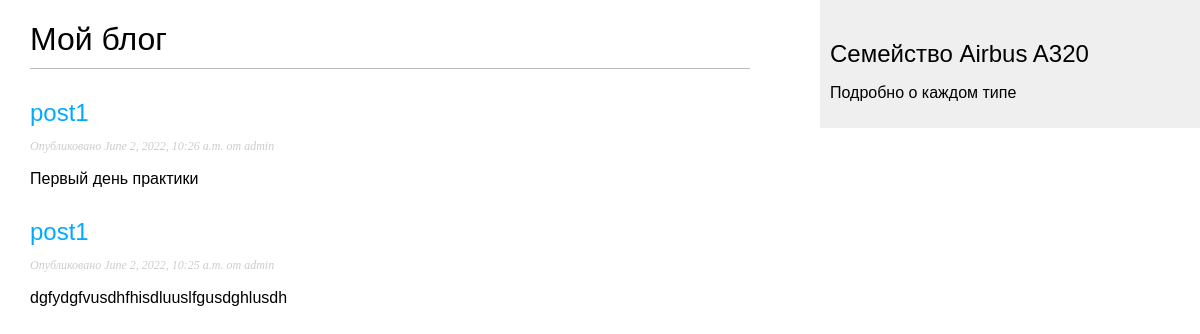
/blog/, run on an earlier commit of the app's database.
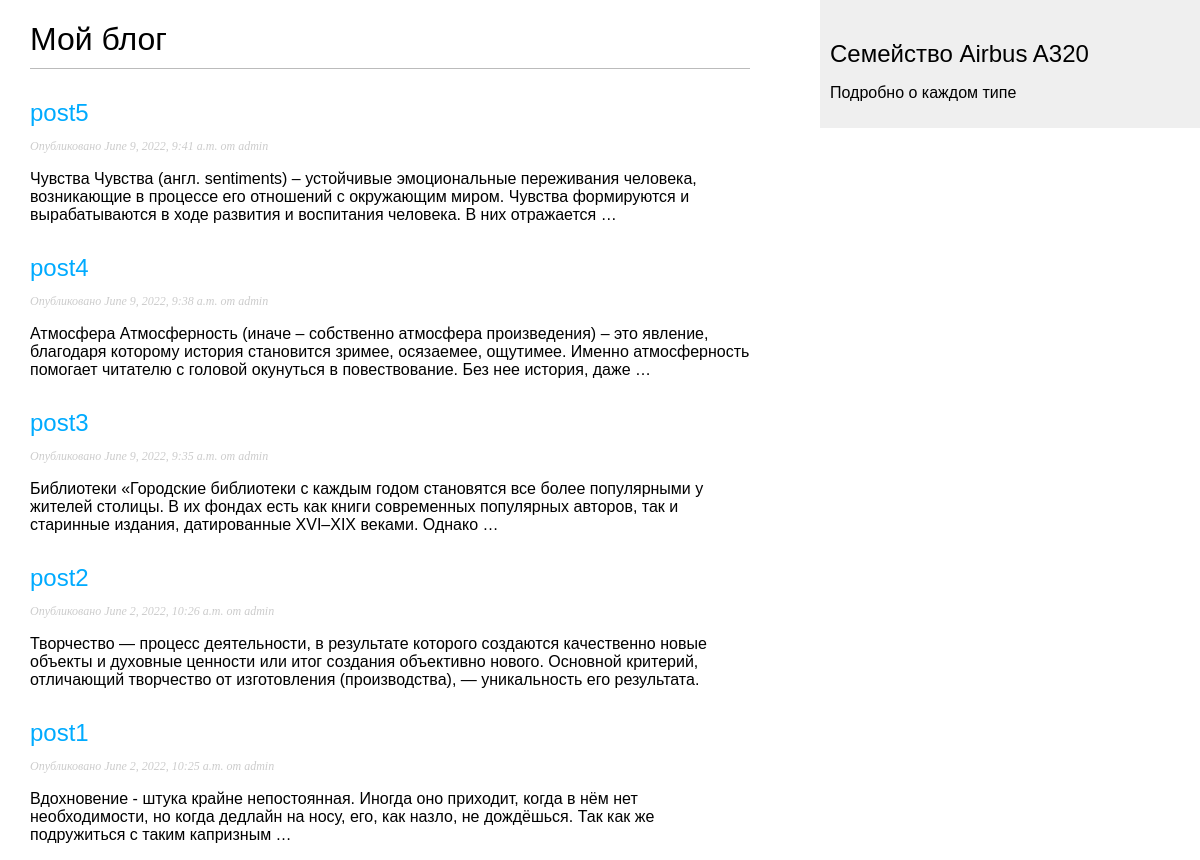
And on a later commit of the database.
### blog/models.py (models this page shows, shortened)
class Post(models.Model):
    class Status(models.TextChoices):
        DRAFT = 'DF', 'Draft'
        PUBLISHED = 'PB', 'Published'
    title = models.CharField(max_length=250)
    slug = models.SlugField(max_length=250)
    author = models.ForeignKey(User,on_delete=models.CASCADE,related_name='blog_posts')
    body = models.TextField()
    publish = models.DateTimeField(default=timezone.now)
    created = models.DateTimeField(auto_now_add=True)
    updated = models.DateTimeField(auto_now=True)
    status = models.CharField(max_length=2,choices=Status.choices,default=Status.DRAFT)
    objects = models.Manager() # The default manager.
    published = PublishedManager() # Our custom manager.
    class Meta:
        ordering = ['-publish']
        indexes = [
            models.Index(fields=['-publish']),
        ]

### blog/views.py (the view)
# urls.py: path('', views.post_list, name='post_list'),
def post_list(request):
    posts = Post.published.all()
    return render(request,
        'blog/post/list.html',
        {'posts': posts})

### blog/models.py (called while the page is built)
    def get_queryset(self):
        return super().get_queryset()\
            .filter(status=Post.Status.PUBLISHED)

### blog/templates/blog/post/list.html (shortened to what this page needs)
{% extends "blog/base.html" %}
{% block content %}
 <h1>Мой блог</h1>
 {% for post in posts %}
 <h2>
 <a href="{% url 'blog:post_detail' post.id %}">
 {{ post.title }}
 </a>
 </h2>
 <p class="date">
 Опубликовано {{ post.publish }} от {{ post.author }}
 </p>
 {{ post.body|truncatewords:30|linebreaks }}
 {% endfor %}
{% endblock %}

### blog/templates/blog/base.html (shortened to what this page needs)
{% load static %}
<!DOCTYPE html>
<html>
<head>
 <link href="{% static "css/blog.css" %}" rel="stylesheet">
</head>
<body>
 <div id="content">
 {% block content %}{% endblock %}
 </div>
 <div id="sidebar">
 <h2>Семейство Airbus A320</h2>
  <p>Подробно о каждом типе</p>
 </div>
</body>
</html>

### blog/static/css/blog.css (style rules this page uses)
body { margin:0; padding:0; font-family:helvetica, sans-serif; }
a { color:#00abff; text-decoration:none; }
h1 { font-weight:normal; border-bottom:1px solid #bbb; padding:0 0 10px 0; }
h2 { font-weight:normal; margin:30px 0 0; }
#content { float:left; width:60%; padding:0 0 0 30px; }
#sidebar { float:right; width:30%; padding:10px; background:#efefef; height:100%; }
p.date { color:#ccc; font-family: georgia, serif; font-size: 12px; font-style: italic; }

What changed in the data, as far as the page shows it:
added Post: title "post5", publish "June 9, 2022, 9:41 a.m.", author "admin", body "Чувства Чувства (англ. sentiments) – устойчивые эмоциональные переживания человека, возникающие в процессе его отношений с окружающим миром. Чувства формируются и вырабатываются в ходе развития и воспитания человека. В них отражается …"
added Post: title "post4", publish "June 9, 2022, 9:38 a.m.", author "admin", body "Атмосфера Атмосферность (иначе – собственно атмосфера произведения) – это явление, благодаря которому история становится зримее, осязаемее, ощутимее. Именно атмосферность помогает читателю с головой окунуться в повествование. Без нее история, даже …"
added Post: title "post3", publish "June 9, 2022, 9:35 a.m.", author "admin", body "Библиотеки «Городские библиотеки с каждым годом становятся все более популярными у жителей столицы. В их фондах есть как книги современных популярных авторов, так и старинные издания, датированные XVI–XIX веками. Однако …"
changed Post: title "post1" → "post2"; body "Первый день практики" → "Творчество — процесс деятельности, в результате которого создаются качественно новые объекты и духовные ценности или итог создания объективно нового. Основной критерий, отличающий творчество от изготовления (производства), — уникальность его результата."
changed Post "post1": body "dgfydgfvusdhfhisdluuslfgusdghlusdh" → "Вдохновение - штука крайне непостоянная. Иногда оно приходит, когда в нём нет необходимости, но когда дедлайн на носу, его, как назло, не дождёшься. Так как же подружиться с таким капризным …"
